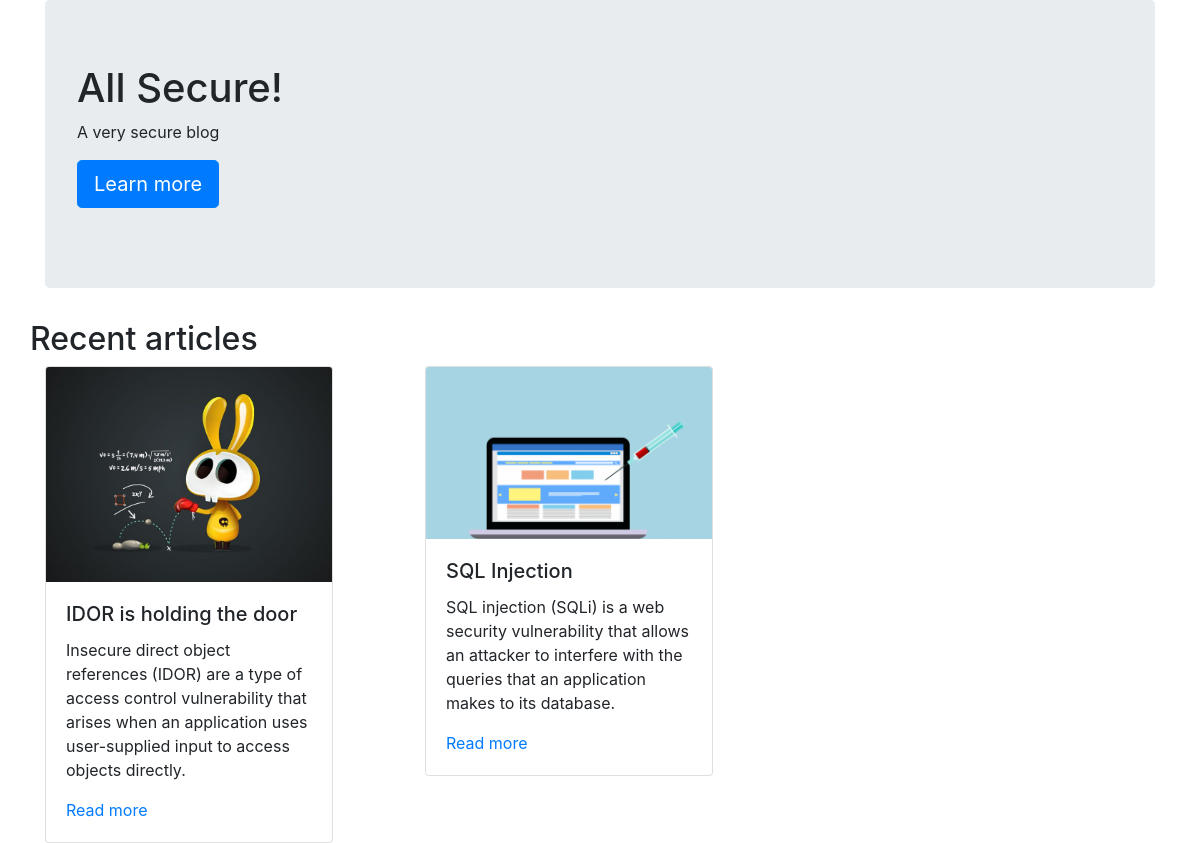
Page /app/index.php on the committed database.
### tables this page shows
CREATE TABLE articles (
    id          int,
    title       varchar(100),
    excerpt     varchar(500),
    thumbnail   varchar(100),
    article     text
);

### app/index.php (the view, shortened to what this page needs)
<?php include('includes/database.inc.php') ?>
<html lang="en">
    <head>
        <?php include('includes/head.inc.php') ?>
    </head>
    <body>
        <div class="container">
            <div class="jumbotron">
                <h1>All Secure!</h1>
                <p>A very secure blog</p>
                <p><a class="btn btn-primary btn-lg" href="https://www.infinitaslearning.com/" traget="_blank" role="button">Learn more</a></p>
            </div>
            <div class="row">
                <h2>Recent articles</h2>
            </div>
            <div class="row">
                <?php
                    $sql = "SELECT id, title, excerpt, thumbnail FROM articles WHERE id > 0";
                    $result = $db_conn->query($sql);
                    if ($result->num_rows > 0) {
                        while($row = $result->fetch_assoc()) {
                ?>
                    <div class="col-sm-4">
                        <div class="card" style="width: 18rem;">
                            <img src="/assets/thumbnails/<?= $row['thumbnail'] ?>" class="card-img-top" alt="<?= $row['title'] ?>">
                            <div class="card-body">
                                <h5 class="card-title"><?= $row['title'] ?></h5>
                                <p class="card-text"><?= $row['excerpt'] ?></p>
                                <a href="/article.php?id=<?= $row['id'] ?>">Read more</a>
                            </div>
                        </div>
                    </div>
                <?php
                        }
                    }
                ?>
            </div>
        </div>
    </body>
</html>

### app/includes/head.inc.php (shortened to what this page needs)
<link rel="stylesheet" href="https://cdn.jsdelivr.net/gh/tbolt/boltcss/bolt.css">
<link rel="stylesheet" href="https://cdn.jsdelivr.net/npm/bootstrap@4.6.2/dist/css/bootstrap.min.css">

### rows in the picture
articles: thumbnail (picture), title "IDOR is holding the door", excerpt "Insecure direct object references (IDOR) are a type of access control vulnerability that arises when an application uses user-supplied input to access objects directly."
articles: thumbnail (picture), title "SQL Injection", excerpt "SQL injection (SQLi) is a web security vulnerability that allows an attacker to interfere with the queries that an application makes to its database."
